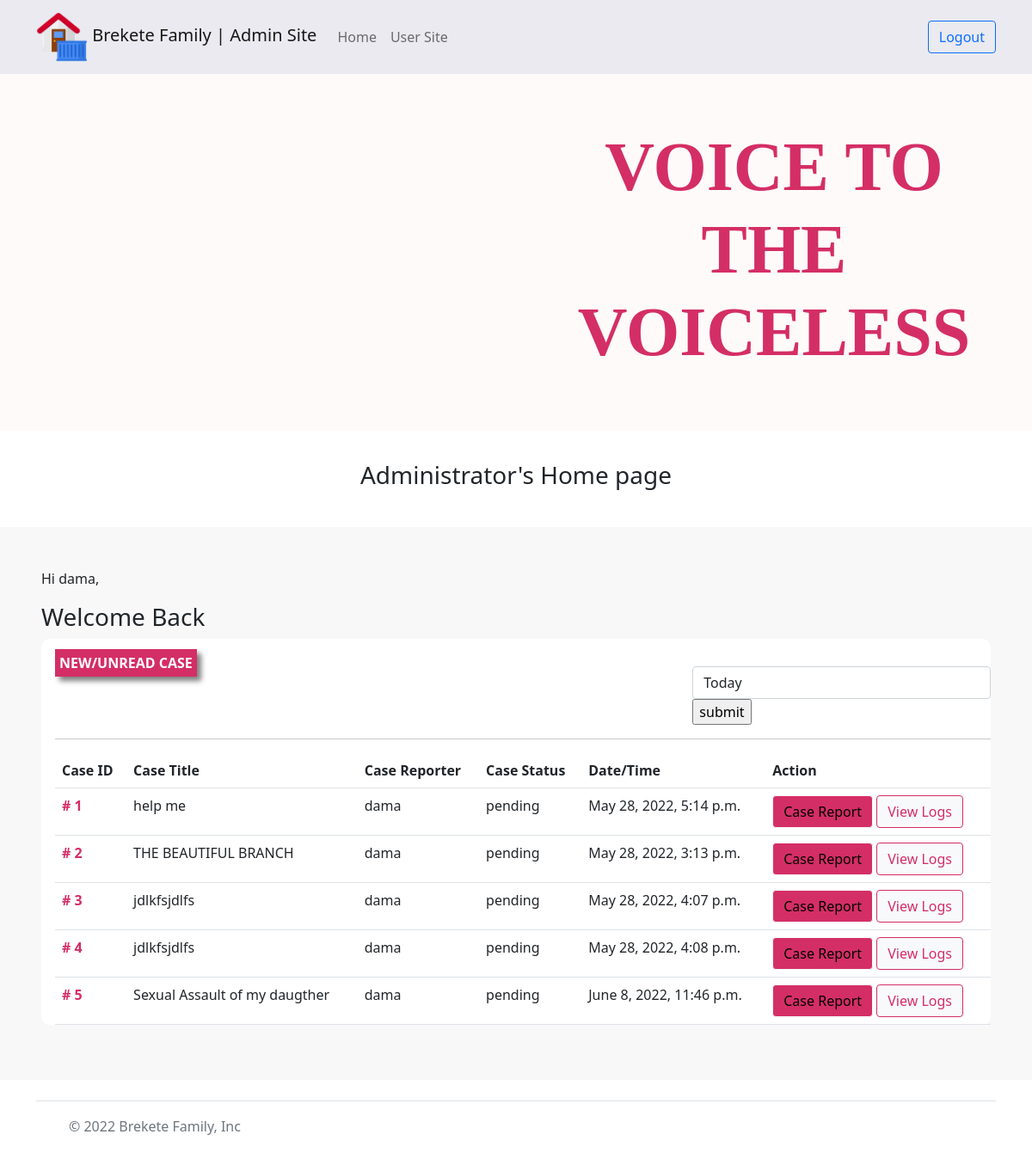
The app's page /administrator/ (signed in) with its own data.
### main/models.py (models this page shows)
class Complain(models.Model):
    owner = models.ForeignKey(user, on_delete=models.CASCADE, null=True)
    title = models.CharField(max_length=300, )
    body = models.TextField()
    status = models.CharField(max_length=30,
                              default="pending",
                              choices=(
                                  ("pending", 'pending'),
                                  ("open", 'open'),
                                  ("viewed", "viewed"),
                                  ("Resolved", "Resolved")
                              )
                              )
    attachment = models.FileField()
    date = models.DateTimeField(auto_now_add=True)
    def __str__(self):
        return f"{self.title}"

### administrator/views.py (the view)
# urls.py: path("", views.all_complains, name="complains"),
@login_required
def all_complains(request):
    complain = Complain.objects.all()
    context = {"complain": complain,}
    return render(request, "administrator/all_complains.html", context)

### administrator/templates/administrator/all_complains.html (shortened to what this page needs)
{% extends 'administrator/admin-base.html' %}  {% block content %}
<div class="container-fluid">
  <div class="admin-header"><h3>Administrator's Home page</h3></div>
</div>
<div class="ps-5 pe-5 pt-5 pb-5" style="background: #f8f8f8">
  <div>
    <div class="row">
      <div class="col-4">
        <p>Hi {{user}},</p>
        <h3>Welcome Back</h3>
      </div>
      <div class="col-4"></div>
      <div class="col-4"></div>
    </div>
  </div>
  <div style="background-color: white; border-radius: 10px" class="ps-3 pt-3">
    <div class="row">
      <div class="col-md-8">
        <span
          style="
            font-weight: bold;
            box-shadow: 5px 5px 6px grey;
            background-color: rgb(212, 46, 102);
            color: white;
            padding: 5px;
          "
        >
          NEW/UNREAD CASE
        </span>
      </div>
      <div class="col-md-4 pt-3">
        <form action="" class="form">
          <select name="filter" id="filter" class="form-control">
            <option value="Today">Today</option>
          </select>
          <input type="submit" value="submit" />
        </form>
      </div>
    </div>
    <hr />
    <table class="table">
      <tr>
        <th>Case ID</th>
        <th>Case Title</th>
        <th>Case Reporter</th>
        <th>Case Status</th>
        <th>Date/Time</th>
        <th>Action</th>
      </tr>
      {% for complain in complain %}
      <tr>
        <td style="font-weight: bold; color: rgb(212, 46, 102)">
          # {{complain.id}}
        </td>
        <td>{{complain}}</td>
        <td>{{complain.owner}}</td>
        <td>{{complain.status}}</td>
        <td>{{complain.date}}</td>
        <td>
          <a
            href=""
            class="btn btn-light"
            style="background-color: rgb(212, 46, 102)"
            >Case Report</a
          >
          <a
            href=""
            class="btn btn-light btn-outlined"
            style="border-color: rgb(212, 46, 102); color: rgb(212, 46, 102)"
            >View Logs</a
          >
        </td>
      </tr>
      {% endfor %}
    </table>
  </div>
</div>
{% endblock %}

### administrator/templates/administrator/admin-base.html (shortened to what this page needs)
{% load static %}
<!DOCTYPE html>
<html lang="en">
  <head>
    <link
      rel="stylesheet"
      href="{% static 'main/bootstrap/css/bootstrap.min.css' %}"
    />
    <link
      type="text/css"
      rel="stylesheet"
      href="{% static 'administrator/admin.css' %}"
    />
  </head>
  <body>
    <section>
      <nav
        class="navbar navbar-expand-lg navbar-light bg-light pt-2 pb-2"
        style="background: rgb(234, 234, 240) !important"
      >
        <div class="container">
          {% if user.is_authenticated %}
          <a href="/administrator" class="navbar-brand"
            ><img
              src="{% static 'main/home.png' %}"
              alt="Logo"
              height="60"
              width="60"
            />
            Brekete Family | Admin Site</a
          >
          <div class="navbar-collapse collapse" id="navbarToggler">
            <ul class="navbar-nav me-auto">
              <li class="navbar-item">
                <a href="/administrator" class="nav-link"> Home</a>
              </li>
              <li class="navbar-item">
                <a href="/" class="nav-link">User Site</a>
              </li>
            </ul>
            <span class="">
              <a href="/account/logout" class="btn btn-outline-primary ms-5"
                >Logout</a
              >
              {% else %}
              <a href="/account/login" class="btn btn-dark ms-5">Login here</a>
              {% endif %}
            </span>
          </div>
        </div>
      </nav>
    </section>
    <section>
      <div
        class="container-fluid pt-5 pb-5"
        style="background-color: rgb(255, 250, 250)"
      >
        <div class="row">
          <div class="col-md-6 center-text">
            <div style="text-align: center">
            </div>
          </div>
          <div class="col-md-6">
            <h2
              style="
                font-size: 5em;
                font-weight: bold;
                padding: 2%;
                color: rgb(212, 46, 102);
                text-align: center;
                font-family: Georgia, 'Times New Roman', Times, serif;
              "
            >
              VOICE TO THE VOICELESS
            </h2>
          </div>
        </div>
      </div>
    </section>
    {% block content %} {%endblock%}
    <footer>
      <div class="container">
        <footer
          class="d-flex flex-wrap justify-content-between align-items-center py-3 my-4 border-top"
        >
          <div class="col-md-4 d-flex align-items-center">
            <a
              href="/"
              class="mb-3 me-2 mb-md-0 text-muted text-decoration-none lh-1"
            >
              <svg class="bi" width="30" height="24">
                <use xlink:href="#bootstrap"></use>
              </svg>
            </a>
            <span class="mb-3 mb-md-0 text-muted"
              >© 2022 Brekete Family, Inc</span
            >
          </div>
          <ul class="nav col-md-4 justify-content-end list-unstyled d-flex">
            <li class="ms-3">
              <a class="text-muted" href="#"
                ><svg class="bi" width="24" height="24">
                  <use xlink:href="#twitter"></use>
                </svg>
              </a>
            </li>
            <li class="ms-3">
              <a class="text-muted" href="#"
                ><svg class="bi" width="24" height="24">
                  <use xlink:href="#instagram"></use></svg
              ></a>
            </li>
            <li class="ms-3">
              <a class="text-muted" href="#"
                ><svg class="bi" width="24" height="24">
                  <use xlink:href="#facebook"></use></svg
              ></a>
            </li>
          </ul>
        </footer>
      </div>
    </footer>
  </body>
</html>

### administrator/static/administrator/admin.css (style rules this page uses)
.admin-header { text-align: center; padding: 3%; }

### records on screen
Complain: id "1", title "help me", owner "dama", status "pending", date "May 28, 2022, 5:14 p.m."
Complain: id "2", title "THE BEAUTIFUL BRANCH", owner "dama", status "pending", date "May 28, 2022, 3:13 p.m."
Complain: id "3", title "jdlkfsjdlfs", owner "dama", status "pending", date "May 28, 2022, 4:07 p.m."
Complain: id "4", title "jdlkfsjdlfs", owner "dama", status "pending", date "May 28, 2022, 4:08 p.m."
Complain: id "5", title "Sexual Assault of my daugther", owner "dama", status "pending", date "June 8, 2022, 11:46 p.m."

### other values on screen
{{ user }} "dama"
